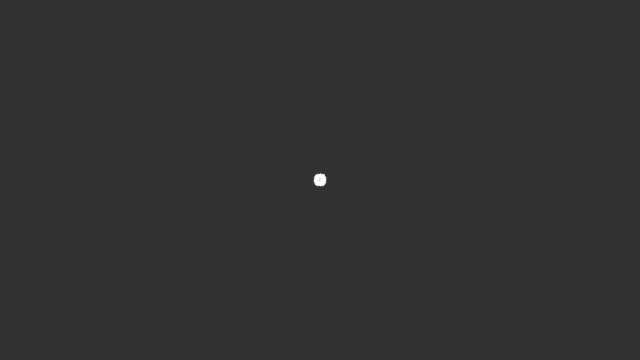
Frame 1 (no input)
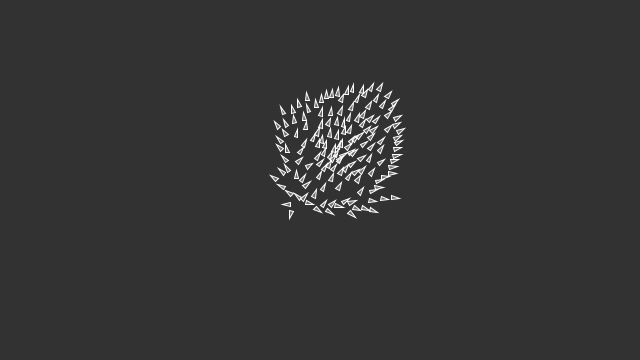
Frame 60 (the mouse pressed at the canvas centre just before this capture)
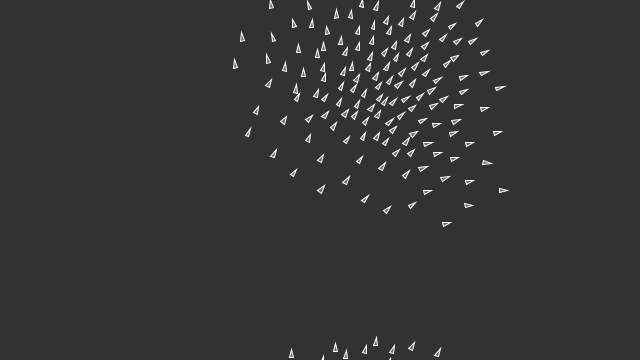
Frame 120 (the mouse held since frame 60 and released just before this capture)

The Processing sketch that drew these frames (run headless with seeded random() and noise(); from frame 60 on, the mouse is pressed at the canvas centre):

// Processing sketch: processing_81508
// ── processing_81508.pde


Flock flock;

void setup() {
  size(640, 360);
  flock = new Flock();
  // Add an initial set of boids into the system
  for (int i = 0; i < 150; i++) {
    flock.addBoid(new Boid(width/2,height/2));
  }
}

void draw() {
  background(50);
  flock.run();
}

// Add a new boid into the System
void mousePressed() {
  flock.addBoid(new Boid(mouseX,mouseY));
}



// The Boid class

class Boid {

  PVector location;
  PVector velocity;
  PVector acceleration;
  float r;
  float maxforce;    // Maximum steering force
  float maxspeed;    // Maximum speed

  Boid(float x, float y) {
    acceleration = new PVector(0,0);
    velocity = new PVector(random(-1,1),random(-1,1));
    location = new PVector(x,y);
    r = 2.0;
    maxspeed = 2;
    maxforce = 0.03;
  }

  void run(ArrayList<Boid> boids) {
    flock(boids);
    update();
    borders();
    render();
  }

  void applyForce(PVector force) {
    // We could add mass here if we want A = F / M
    acceleration.add(force);
  }

  // We accumulate a new acceleration each time based on three rules
  void flock(ArrayList<Boid> boids) {
    PVector sep = separate(boids);   // Separation
    PVector ali = align(boids);      // Alignment
    PVector coh = cohesion(boids);   // Cohesion
    // Arbitrarily weight these forces
    sep.mult(1.5);
    ali.mult(1.0);
    coh.mult(1.0);
    // Add the force vectors to acceleration
    applyForce(sep);
    applyForce(ali);
    applyForce(coh);
  }

  // Method to update location
  void update() {
    // Update velocity
    velocity.add(acceleration);
    // Limit speed
    velocity.limit(maxspeed);
    location.add(velocity);
    // Reset accelertion to 0 each cycle
    acceleration.mult(0);
  }

  // A method that calculates and applies a steering force towards a target
  // STEER = DESIRED MINUS VELOCITY
  PVector seek(PVector target) {
    PVector desired = PVector.sub(target,location);  // A vector pointing from the location to the target
    // Normalize desired and scale to maximum speed
    desired.normalize();
    desired.mult(maxspeed);
    // Steering = Desired minus Velocity
    PVector steer = PVector.sub(desired,velocity);
    steer.limit(maxforce);  // Limit to maximum steering force
    return steer;
  }
  
  void render() {
    // Draw a triangle rotated in the direction of velocity
    float theta = velocity.heading2D() + radians(90);
    fill(200,100);
    stroke(255);
    pushMatrix();
    translate(location.x,location.y);
    rotate(theta);
    beginShape(TRIANGLES);
    vertex(0, -r*2);
    vertex(-r, r*2);
    vertex(r, r*2);
    endShape();
    popMatrix();
  }

  // Wraparound
  void borders() {
    if (location.x < -r) location.x = width+r;
    if (location.y < -r) location.y = height+r;
    if (location.x > width+r) location.x = -r;
    if (location.y > height+r) location.y = -r;
  }

  // Separation
  // Method checks for nearby boids and steers away
  PVector separate (ArrayList<Boid> boids) {
    float desiredseparation = 25.0f;
    PVector steer = new PVector(0,0,0);
    int count = 0;
    // For every boid in the system, check if it's too close
    for (Boid other : boids) {
      float d = PVector.dist(location,other.location);
      // If the distance is greater than 0 and less than an arbitrary amount (0 when you are yourself)
      if ((d > 0) && (d < desiredseparation)) {
        // Calculate vector pointing away from neighbor
        PVector diff = PVector.sub(location,other.location);
        diff.normalize();
        diff.div(d);        // Weight by distance
        steer.add(diff);
        count++;            // Keep track of how many
      }
    }
    // Average -- divide by how many
    if (count > 0) {
      steer.div((float)count);
    }

    // As long as the vector is greater than 0
    if (steer.mag() > 0) {
      // Implement Reynolds: Steering = Desired - Velocity
      steer.normalize();
      steer.mult(maxspeed);
      steer.sub(velocity);
      steer.limit(maxforce);
    }
    return steer;
  }

  // Alignment
  // For every nearby boid in the system, calculate the average velocity
  PVector align (ArrayList<Boid> boids) {
    float neighbordist = 50;
    PVector sum = new PVector(0,0);
    int count = 0;
    for (Boid other : boids) {
      float d = PVector.dist(location,other.location);
      if ((d > 0) && (d < neighbordist)) {
        sum.add(other.velocity);
        count++;
      }
    }
    if (count > 0) {
      sum.div((float)count);
      sum.normalize();
      sum.mult(maxspeed);
      PVector steer = PVector.sub(sum,velocity);
      steer.limit(maxforce);
      return steer;
    } else {
      return new PVector(0,0);
    }
  }

  // Cohesion
  // For the average location (i.e. center) of all nearby boids, calculate steering vector towards that location
  PVector cohesion (ArrayList<Boid> boids) {
    float neighbordist = 50;
    PVector sum = new PVector(0,0);   // Start with empty vector to accumulate all locations
    int count = 0;
    for (Boid other : boids) {
      float d = PVector.dist(location,other.location);
      if ((d > 0) && (d < neighbordist)) {
        sum.add(other.location); // Add location
        count++;
      }
    }
    if (count > 0) {
      sum.div(count);
      return seek(sum);  // Steer towards the location
    } else {
      return new PVector(0,0);
    }
  }
}





// The Flock (a list of Boid objects)

class Flock {
  ArrayList<Boid> boids; // An ArrayList for all the boids

  Flock() {
    boids = new ArrayList<Boid>(); // Initialize the ArrayList
  }

  void run() {
    for (Boid b : boids) {
      b.run(boids);  // Passing the entire list of boids to each boid individually
    }
  }

  void addBoid(Boid b) {
    boids.add(b);
  }

}
